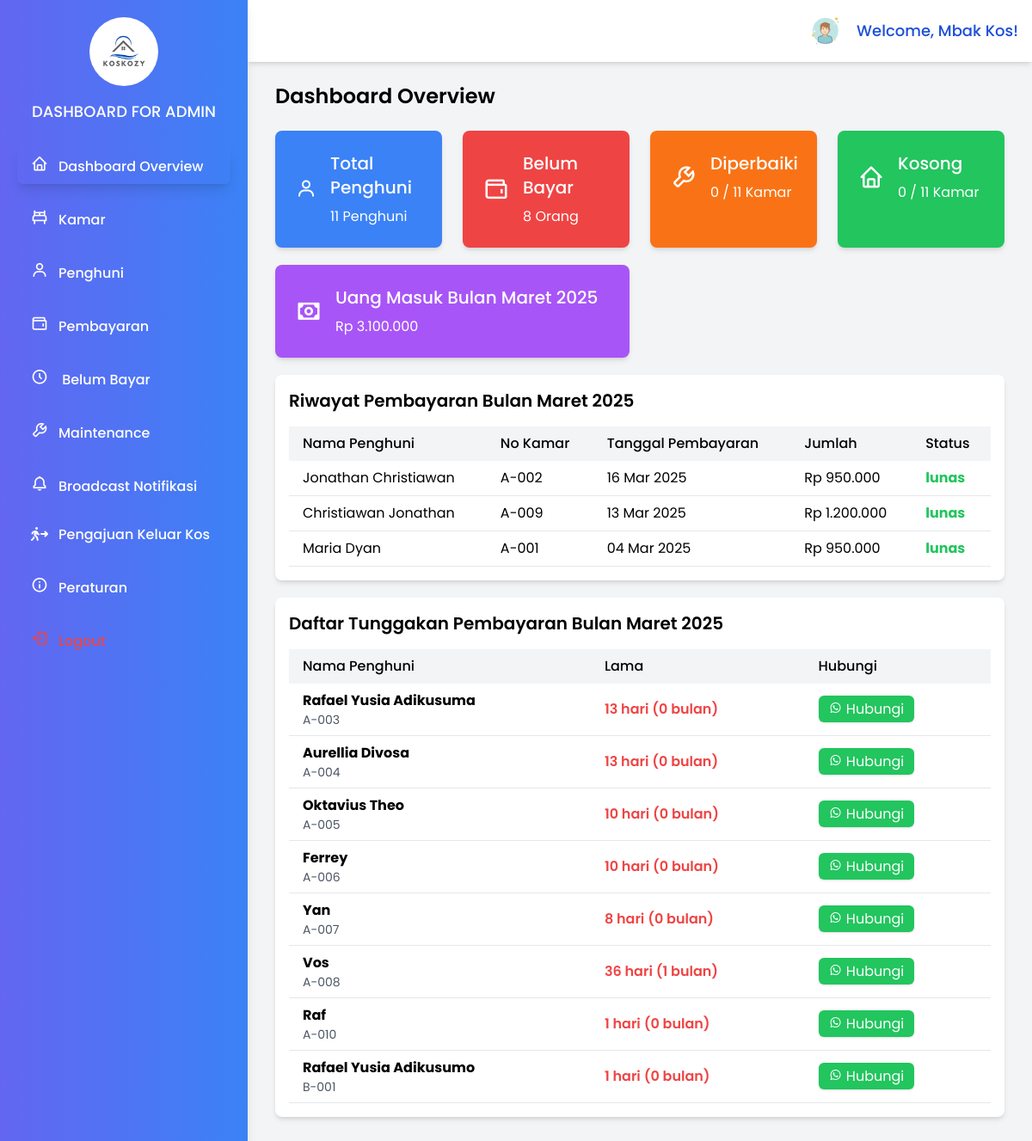
Page /page/admin/dashboard-admin.php (signed in) on the committed database.
### tables this page shows
CREATE TABLE `users` (
  `id` int(11) NOT NULL,
  `username` varchar(50) NOT NULL,
  `id_penghuni` int(20) NOT NULL,
  `name` varchar(225) NOT NULL,
  `password_hash` varchar(255) NOT NULL,
  `role` enum('admin','superadmin','user') NOT NULL,
  `created_at` timestamp NOT NULL DEFAULT current_timestamp(),
  `updated_at` timestamp NOT NULL DEFAULT current_timestamp() ON UPDATE current_timestamp()
);

CREATE TABLE `pembayaran` (
  `id` int(11) NOT NULL,
  `penghuni_id` int(11) NOT NULL,
  `jumlah` decimal(10,2) NOT NULL,
  `tanggal_bayar` date NOT NULL,
  `status` enum('pending','lunas','gagal') DEFAULT 'pending',
  `metode` enum('cash','transfer','qris') NOT NULL,
  `bukti_transfer` varchar(255) DEFAULT NULL,
  `keterangan` text NOT NULL,
  `created_at` timestamp NOT NULL DEFAULT current_timestamp(),
  `updated_at` timestamp NOT NULL DEFAULT current_timestamp() ON UPDATE current_timestamp()
);

CREATE TABLE `penghuni` (
  `id` int(11) NOT NULL,
  `room_id` int(11) NOT NULL,
  `nama` varchar(255) NOT NULL,
  `jenis_kelamin` varchar(10) NOT NULL,
  `nomor_telepon` varchar(50) DEFAULT NULL,
  `alamat_asal` text DEFAULT NULL,
  `status` enum('active','inactive') DEFAULT 'active',
  `tanggal_masuk` date DEFAULT NULL,
  `tanggal_keluar` date DEFAULT NULL,
  `ktp` varchar(50) DEFAULT NULL,
  `nomor_darurat` varchar(50) DEFAULT NULL,
  `username` varchar(50) NOT NULL,
  `password` varchar(255) NOT NULL,
  `created_at` timestamp NOT NULL DEFAULT current_timestamp(),
  `updated_at` timestamp NOT NULL DEFAULT current_timestamp() ON UPDATE current_timestamp()
);

CREATE TABLE `rooms` (
  `id` int(11) NOT NULL,
  `name` varchar(255) NOT NULL,
  `type` varchar(50) NOT NULL,
  `ac` varchar(225) NOT NULL,
  `price` decimal(10,2) NOT NULL,
  `status` varchar(225) DEFAULT NULL,
  `active` varchar(20) NOT NULL,
  `capacity` int(11) NOT NULL,
  `description` text DEFAULT NULL,
  `created_at` timestamp NOT NULL DEFAULT current_timestamp(),
  `updated_at` timestamp NOT NULL DEFAULT current_timestamp() ON UPDATE current_timestamp()
);

### page/admin/dashboard-admin.php (the view, shortened to what the rows shown need)
<?php
      $host = 'localhost';
      $dbname = 'kos_management';
      $username = 'root';
      $password = '';
      try {
         $pdo = new PDO("mysql:host=$host;dbname=$dbname", $username, $password);
         $pdo->setAttribute(PDO::ATTR_ERRMODE, PDO::ERRMODE_EXCEPTION);
         $session_username = $_SESSION['username'];
         $stmt = $pdo->prepare("SELECT name FROM users WHERE username = :username");
         $stmt->execute(['username' => $session_username]);
         $admin = $stmt->fetch(PDO::FETCH_ASSOC);
         $admin_name = $admin['name'] ?? 'Admin';
         $month_year = isset($_GET['month_year']) ? $_GET['month_year'] : '';
         $limit = 10;
         $page = isset($_GET['page']) ? (int)$_GET['page'] : 1;
         $offset = ($page - 1) * $limit;
         $sql = "SELECT
                     A.*,
                     B.nama AS nama_penghuni,
                     B.nomor_telepon AS penghuni_nomor_telepon,
                     C.name AS nomor_kamar
               FROM pembayaran A
               INNER JOIN penghuni B ON A.penghuni_id = B.id
               INNER JOIN rooms C ON B.room_id = C.id
               WHERE (:month_year = '' OR DATE_FORMAT(A.tanggal_bayar, '%Y-%m') = :month_year)
               ORDER BY A.tanggal_bayar DESC
               LIMIT :limit OFFSET :offset";
         $stmt = $pdo->prepare($sql);
         $stmt->bindValue(':month_year', $month_year, PDO::PARAM_STR);
         $stmt->bindValue(':limit', $limit, PDO::PARAM_INT);
         $stmt->bindValue(':offset', $offset, PDO::PARAM_INT);
         $stmt->execute();
         $payments = $stmt->fetchAll(PDO::FETCH_ASSOC);
         $month_year = isset($_GET['month_year']) ? $_GET['month_year'] : date('Y-m');
         $sql = "SELECT
               B.nama AS nama_penghuni,
               B.nomor_telepon AS penghuni_nomor_telepon,
               C.name AS nomor_kamar,
               B.tanggal_masuk,
               DATEDIFF(CURDATE(), B.tanggal_masuk) AS lama_hari,
               TIMESTAMPDIFF(MONTH, B.tanggal_masuk, CURDATE()) AS lama_bulan
            FROM penghuni B
            INNER JOIN rooms C ON B.room_id = C.id
            LEFT JOIN pembayaran A ON B.id = A.penghuni_id AND DATE_FORMAT(A.tanggal_bayar, '%Y-%m') = :month_year
            WHERE A.penghuni_id IS NULL";
         $stmt_bayar = $pdo->prepare($sql);
         $stmt_bayar->bindValue(':month_year', $month_year);
         $stmt_bayar->execute();
         $belum_bayar = $stmt_bayar->fetchAll(PDO::FETCH_ASSOC);
      } catch (PDOException $e) {
         echo 'Connection failed: ' . $e->getMessage();
         exit();
      }
      ?>
<?php
$bulan = [
    'January' => 'Januari',
    'February' => 'Februari',
    'March' => 'Maret',
    'April' => 'April',
    'May' => 'Mei',
    'June' => 'Juni',
    'July' => 'Juli',
    'August' => 'Agustus',
    'September' => 'September',
    'October' => 'Oktober',
    'November' => 'November',
    'December' => 'Desember'
];
$bulan_inggris = date('F');
$tahun = date('Y');
$bulan_tahun = $bulan[$bulan_inggris] . ' ' . $tahun;
?>
<!DOCTYPE html>
      <html lang="en">
      <head>
         <script src="https://cdn.tailwindcss.com"></script>
         <link href="https://unpkg.com/boxicons@2.1.4/css/boxicons.min.css" rel="stylesheet">
         <link rel="stylesheet" href="https://cdnjs.cloudflare.com/ajax/libs/font-awesome/6.5.1/css/all.min.css">
      </head>
      <body class="bg-gray-100 min-h-screen">
      <div id="sidebar" class="hidden md:block w-72 h-full bg-gradient-to-r from-indigo-500 to-blue-500 text-gray-800 fixed top-0 left-0 p-5  flex-col shadow-lg z-50">
         <div class="mb-6 text-center">
            <h1 class="text-lg font-medium text-white mt-4 uppercase">
                  Dashboard for Admin
            </h1>
         </div>
      </div>
      <div class="md:ml-72 flex flex-col min-h-screen">
         <nav class="flex items-center justify-end bg-white p-4 fixed top-0 left-0 md:left-72 right-0 shadow-md z-10">
            <div class="flex items-center space-x-4">
                  <a href="#" class="profile">
                     <img src="../../assets/logo/user.png" alt="Profile" class="h-10 w-10 rounded-full">
                  </a>
                  <span class="text-sm md:text-lg font-medium text-blue-700">
                     Welcome, <?php echo htmlspecialchars($admin_name); ?>!
                  </span>
            </div>
         </nav>
         <div class="p-8 mt-16">
         <h1 class="text-xl md:text-2xl font-semibold mb-6">Dashboard Overview</h1>
         <div class="grid grid-cols-1 sm:grid-cols-2 md:grid-cols-4 gap-6 mb-5">
            <div class="bg-blue-500 rounded-lg shadow-md p-6">
               <a href="penghuni.php" class="block">
                  <div class="flex items-center space-x-4">
                     <div>
                        <h2 class="text-md text-white md:text-xl font-medium">Total Penghuni</h2>
                     </div>
                  </div>
                  </a>
               </div>
            <div class="bg-red-500 rounded-lg shadow-md p-6">
               <a href="belum-bayar.php" class="flex items-center space-x-4">
                  <div class="flex items-center space-x-4">
                     <div>
                        <h2 class="text-lg text-white md:text-xl font-medium">Belum Bayar</h2>
                     </div>
                  </div>
               </a>
            </div>
            <div class="bg-orange-500 rounded-lg shadow-md p-6">
               <a href="maintenance.php" class="flex items-center space-x-4">
                  <div>
                     <h2 class="text-lg text-white md:text-xl font-medium">Diperbaiki</h2>
                  </div>
               </a>
            </div>
            <div class="bg-green-500 rounded-lg shadow-md p-6">
               <a href="kamar.php" class="flex items-center space-x-4">
                  <div>
                     <h2 class="text-lg text-white md:text-xl font-medium">Kosong</h2>
                  </div>
               </a>
            </div>
         </div>
         <div class="grid grid-cols-1 sm:grid-cols-2 md:grid-cols-2 gap-6 mb-5">
            <div class="bg-purple-500 rounded-lg shadow-md p-6">
               <div class="flex items-center space-x-4">
                  <div>
                     <h2 class="text-lg text-white md:text-xl font-medium">Uang Masuk Bulan <?php echo ucfirst($bulan_tahun); ?></h2>
                  </div>
               </div>
            </div>
         </div>
   <div class="bg-white p-4 rounded-lg shadow-md mb-5">
      <h2 class="text-lg md:text-xl font-semibold mb-4">
         Riwayat Pembayaran Bulan <?php echo ucfirst($bulan_tahun); ?>
      </h2>
    <div class="overflow-x-auto">
        <table class="min-w-full table-auto">
            <thead>
                <tr class="bg-gray-100">
                    <th class="px-4 py-2 text-left font-medium">Nama Penghuni</th>
                    <th class="px-4 py-2 text-left font-medium">No Kamar</th>
                    <th class="px-4 py-2 text-left font-medium">Tanggal Pembayaran</th>
                    <th class="px-4 py-2 text-left font-medium">Jumlah</th>
                    <th class="px-4 py-2 text-left font-medium">Status</th>
                </tr>
            </thead>
            <tbody>
                <?php if (empty($payments)): ?>
                    <tr>
                        <td colspan="5" class="px-4 py-2 text-center text-gray-500">
                            Data tidak ditemukan
                        </td>
                    </tr>
                <?php else: ?>
                    <?php foreach ($payments as $payment): ?>
                        <tr class="border-b">
                            <td class="px-4 py-2"><?= htmlspecialchars($payment['nama_penghuni']) ?></td>
                            <td class="px-4 py-2"><?= htmlspecialchars($payment['nomor_kamar']) ?></td>
                            <td class="px-4 py-2">
                              <?php
                                 echo date_format(date_create($payment['tanggal_bayar']), 'd M Y');
                              ?>
                           </td>
                           <td class="px-4 py-2">Rp <?= number_format($payment['jumlah'], 0, ',', '.') ?></td>
                            <td class="px-4 py-2 text-green-500 font-bold"><?= htmlspecialchars($payment['status']) ?></td>
                        </tr>
                    <?php endforeach; ?>
                <?php endif; ?>
            </tbody>
        </table>
    </div>
</div>
<div class="bg-white p-4 rounded-lg shadow-md">
      <h2 class="text-lg md:text-xl font-semibold mb-4">
         Daftar Tunggakan Pembayaran Bulan <?php echo ucfirst($bulan_tahun); ?>
      </h2>
    <div class="overflow-x-auto">
        <table class="min-w-full table-auto">
            <thead>
                <tr class="bg-gray-100">
                    <th class="px-4 py-2 text-left font-medium">Nama Penghuni</th>
                    <th class="px-4 py-2 text-left font-medium">Lama</th>
                    <th class="px-4 py-2 text-left font-medium">Hubungi</th>
                </tr>
            </thead>
            <tbody>
                <?php if (empty($belum_bayar)): ?>
                    <tr>
                        <td colspan="5" class="px-4 py-2 text-center text-gray-500">
                            Data tidak ditemukan
                        </td>
                    </tr>
                <?php else: ?>
                    <?php foreach ($belum_bayar as $belum_bayar): ?>
                        <tr class="border-b">
                        <td class="px-4 py-2">
                           <div class="font-bold"><?= htmlspecialchars($belum_bayar['nama_penghuni']) ?></div>
                           <div class="text-sm text-gray-600"><?= htmlspecialchars($belum_bayar['nomor_kamar']) ?></div>
                        </td>
                        <td class="px-4 py-2 text-red-500 font-semibold"><?= $belum_bayar['lama_hari'] . ' hari (' . $belum_bayar['lama_bulan'] . ' bulan)'; ?></td>
                        <td class="px-4 py-2">
                                          <?php
                                             $nomor_wa = preg_replace('/^08/', '+628', htmlspecialchars($belum_bayar['penghuni_nomor_telepon']));
                                          ?>
                                          <a href="https://wa.me/<?= $nomor_wa ?>" target="_blank" class="bg-green-500 hover:bg-green-600 text-white px-3 py-1 rounded-md shadow">
                                             <i class="bx bxl-whatsapp"></i> Hubungi
                                          </a>
                                       </td>                        </tr>
                    <?php endforeach; ?>
                <?php endif; ?>
            </tbody>
        </table>
    </div>
      </body>
      </html>

### rows in the picture
users: name "Mbak Kos"
pembayaran: penghuni.nama "Jonathan Christiawan", rooms.name "A-002", tanggal_bayar "16 Mar 2025", jumlah "950.000", status "lunas"
pembayaran: penghuni.nama "Christiawan Jonathan", rooms.name "A-009", tanggal_bayar "13 Mar 2025", jumlah "1.200.000", status "lunas"
pembayaran: penghuni.nama "Maria Dyan", rooms.name "A-001", tanggal_bayar "04 Mar 2025", jumlah "950.000", status "lunas"
penghuni: nama "Rafael Yusia Adikusuma", room.name "A-003", lama_hari "13", lama_bulan "0"
penghuni: nama "Aurellia Divosa", room.name "A-004", lama_hari "13", lama_bulan "0"
penghuni: nama "Oktavius Theo", room.name "A-005", lama_hari "10", lama_bulan "0"
penghuni: nama "Ferrey", room.name "A-006", lama_hari "10", lama_bulan "0"
penghuni: nama "Yan", room.name "A-007", lama_hari "8", lama_bulan "0"
penghuni: nama "Vos", room.name "A-008", lama_hari "36", lama_bulan "1"
penghuni: nama "Raf", room.name "A-010", lama_hari "1", lama_bulan "0"
penghuni: nama "Rafael Yusia Adikusumo", room.name "B-001", lama_hari "1", lama_bulan "0"

### other values in the picture
$totalPenghuni "11"
$totalBelumBayar "8"
$fixRooms "0"
$totalRooms "11"
$emptyRooms "0"
$totalIncome "3.100.000"
